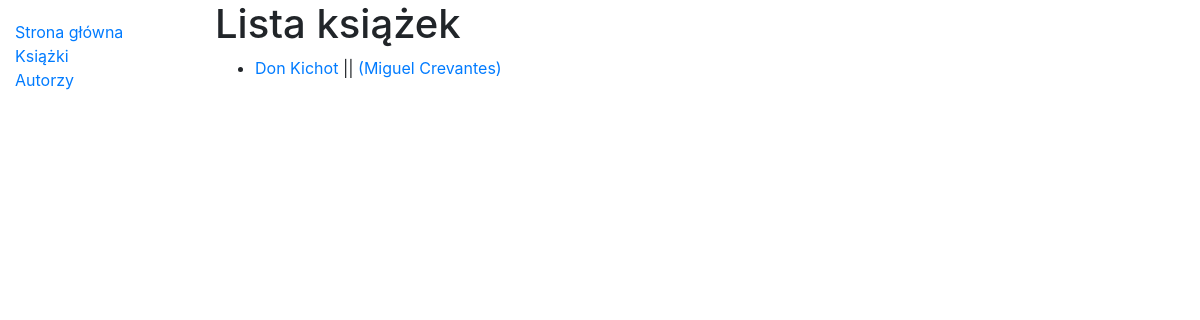
Before: /biblioteka/ksiazki/ with the older database file.
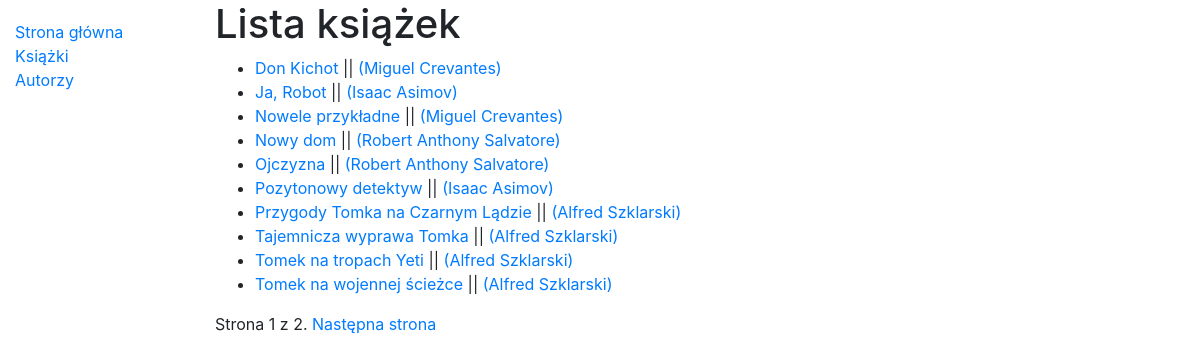
After: the same page with the newer database file.
### LaBiblioteca/models.py (models this page shows, shortened)
class Ksiazka(models.Model):
    tytul = models.CharField(max_length=150, help_text="Wprowadź tytuł książki.")
    autor = models.ForeignKey('Autor', on_delete=models.SET_NULL, null=True)
    streszczenie = models.TextField(max_length=1000, help_text="Krótkie streszczenie")
    gatunek = models.ManyToManyField(Gatunek, help_text = "Wybierz gatunek")
    def podane_gatunki(self):
        return ', '.join(gatunek.nazwa for gatunek in self.gatunek.all())
    podane_gatunki.short_description = "Gatunki"
    def get_absolute_url(self):
        return reverse('ksiazka-szczegoly', args=[str(self.id)])
    class Meta:
        ordering = ['tytul']

class Autor(models.Model):
    imie = models.CharField(max_length=200)
    nazwisko = models.CharField(max_length=200)
    def __str__(self):
        return "%s %s"%(self.imie, self.nazwisko)
    data_urodzenia = models.DateField(null=True, blank = True)
    data_smierci = models.DateField(null=True, blank = True)
    class Meta:
        ordering = ['imie', 'nazwisko']

### LaBiblioteca/views.py (the view)
# urls.py: path('biblioteka/ksiazki', views.BookListView.as_view(), name='ksiazki'),
class BookListView(generic.ListView):
    model = Ksiazka
    paginate_by = 10
    context_object_name = 'lista_ksiazek'
    queryset = Ksiazka.objects.all()
    template_name = 'book_list.html'

### LaBiblioteca/templates/book_list.html (shortened to what this page needs)
{% extends "skeleton.html" %}
{% block content %}
    <h1>Lista książek</h1>
    {% if lista_ksiazek %}
        <ul>
            {% for ksiazka in lista_ksiazek %}
                <li>
                    <a href="{{ ksiazka.get_absolute_url }}">{{ ksiazka.tytul }}</a>
                      ||
                    <a href="{% url 'autor-szczegoly' ksiazka.autor.pk}">  ({{ksiazka.autor}}) </a>
                </li>
        </ul>
    {% else %}
        <p>Brak książek w bazie danych.</p>
    {% endif %}
{% endblock %}

### LaBiblioteca/templates/skeleton.html (shortened to what this page needs)
<!DOCTYPE html>
<html lang="en">
<head>
    <link rel="stylesheet" href="https://stackpath.bootstrapcdn.com/bootstrap/4.1.3/css/bootstrap.min.css">
    {% load static %}
    <link rel="stylesheet" href="{% static 'css/styles.css' %}">
</head>
<body>
    <div class="container-fluid">
        <div class="row">
            <div class="col-sm-2">
                {% block sidebar %}
                    <ul class="sidebar-nav">
                    <li><a href="{% url 'homepage' %}">Strona główna</a></li>
                    <li><a href="{% url 'ksiazki' %}">Książki</a></li>
                    <li><a href="{% url 'autorzy' %}">Autorzy</a></li>
                    </ul>
                {% endblock %}
            </div>
            <div class="col-sm-10 ">
                {% block content %}{% endblock %}
                {% block pagination %}
                    {% if is_paginated %}
                        <div class="pagination">
                            <span class="page-links">
                                <span class="page-current">
                                    Strona {{ page_obj.number }} z {{ page_obj.paginator.num_pages }}.
                                </span>
                                {% if page_obj.has_next %}
                                    <a href="{{ request.path }}?page={{ page_obj.next_page_number }}">Następna strona</a>
                                {% endif %}
                            </span>
                        </div>
                    {% endif %}
                {% endblock %}
            </div>
        </div>
    </div>
</body>
</html>

### LaBiblioteca/static/css/styles.css (style rules this page uses)
.sidebar-nav { margin-top: 20px; padding: 0; list-style: none; }

Changed rows visible on the page:
added Ksiazka: tytul "Ja, Robot", autor "Isaac Asimov"
added Ksiazka: tytul "Nowele przykładne", autor "Miguel Crevantes"
added Ksiazka: tytul "Nowy dom", autor "Robert Anthony Salvatore"
added Ksiazka: tytul "Ojczyzna", autor "Robert Anthony Salvatore"
added Ksiazka: tytul "Pozytonowy detektyw", autor "Isaac Asimov"
added Ksiazka: tytul "Przygody Tomka na Czarnym Lądzie", autor "Alfred Szklarski"
added Ksiazka: tytul "Tajemnicza wyprawa Tomka", autor "Alfred Szklarski"
added Ksiazka: tytul "Tomek na tropach Yeti", autor "Alfred Szklarski"
added Ksiazka: tytul "Tomek na wojennej ścieżce", autor "Alfred Szklarski"
Other visible differences:
{{ page_obj.number }}: (not shown) → "1"
{{ page_obj.paginator.num_pages }}: (not shown) → "2"
text now shown: "Strona z . Następna strona"
